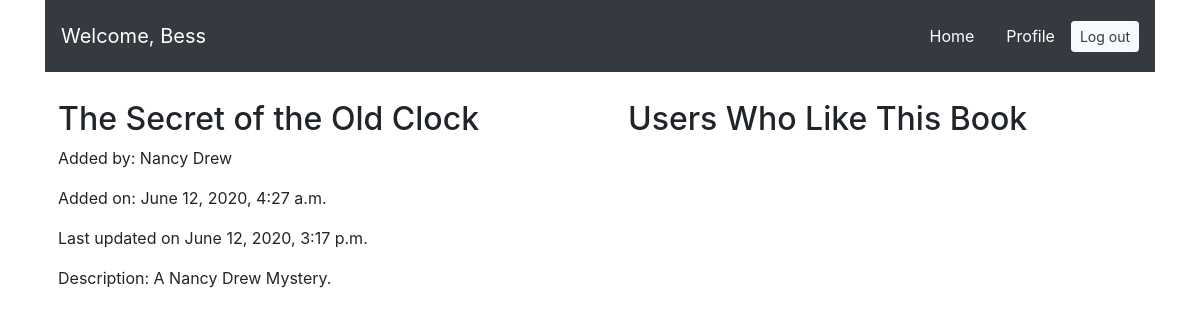
The app's page /books/1 (signed in) with its own data.
### login_app/models.py (models this page shows)
class User(models.Model):
    first_name = models.CharField(max_length=45)
    last_name = models.CharField(max_length=45)
    email = models.CharField(max_length=255)
    password = models.CharField(max_length=255)
    created_at = models.DateTimeField(auto_now_add=True)
    updated_at = models.DateTimeField(auto_now=True)
    objects = UserManager()

### book_app/models.py (models this page shows)
class Book(models.Model):
    uploaded_by = models.ForeignKey(User, related_name="books_uploaded", on_delete=models.CASCADE)
    liked_by = models.ManyToManyField(User, related_name="liked_books")
    title = models.CharField(max_length=255)
    desc = models.TextField()
    created_at = models.DateTimeField(auto_now_add=True)
    updated_at = models.DateTimeField(auto_now=True)
    objects = BookManager()

### book_app/views.py (the view)
# urls.py: path('<int:id>', views.book_detail),
def book_detail(request, id):
    context = {
        'this_book': Book.objects.get(id=id),
        'logged_user': User.objects.get(id=request.session['user_id']),
        'all_users': User.objects.all()
    }
    return render(request, 'book/book_detail.html', context)

### book_app/templates/book/book_detail.html (shortened to what this page needs)
<!DOCTYPE html>
<html lang="en">
<head>
    <link rel="stylesheet" href="https://stackpath.bootstrapcdn.com/bootstrap/4.3.1/css/bootstrap.min.css">
</head>
<body>
    <div class="wrapper container">
        <nav class="navbar navbar-expand-lg navbar-dark bg-dark">
            <a class="navbar-brand" href="/books">Welcome, {{ request.session.username }}</a>
            <div class="collapse navbar-collapse" id="navbarText">
                <span class="navbar-text"><a class="navbar" href="/books">Home</a></span>
                <span class="navbar-text"><a class="navbar" href="/books/profile/{{logged_user.id}}">Profile</a></span>
                <span class="navbar-text"><a class="btn btn-sm btn-light text-dark" href="/logout" role="button">Log out</a></span>
            </div>
        </nav>
        <div class="row">
            <div class="col p-4 m-1">
                {% if this_book.uploaded_by != logged_user %}
                <div class="form-group">
                    <h2>{{ this_book.title }}</h2>
                    <p>Added by: {{ this_book.uploaded_by.first_name }} {{ this_book.uploaded_by.last_name }}</p>
                    <p>Added on: {{ this_book.created_at }}</p>
                    <p>Last updated on {{ this_book.updated_at }}</p>
                    <p>Description: {{ this_book.desc }}</p>
                </div>
                {% endif %}
            </div>
            <div class="col p-4 m-1">
                <h2 class="display-7">Users Who Like This Book</h2>
            </div>
        </div>
    </div>
</body>
</html>

### records on screen
User: session.username "Bess"
Book: title "The Secret of the Old Clock", uploaded_by.first_name "Nancy", uploaded_by.last_name "Drew", created_at "June 12, 2020, 4:27 a.m.", updated_at "June 12, 2020, 3:17 p.m.", desc "A Nancy Drew Mystery."
